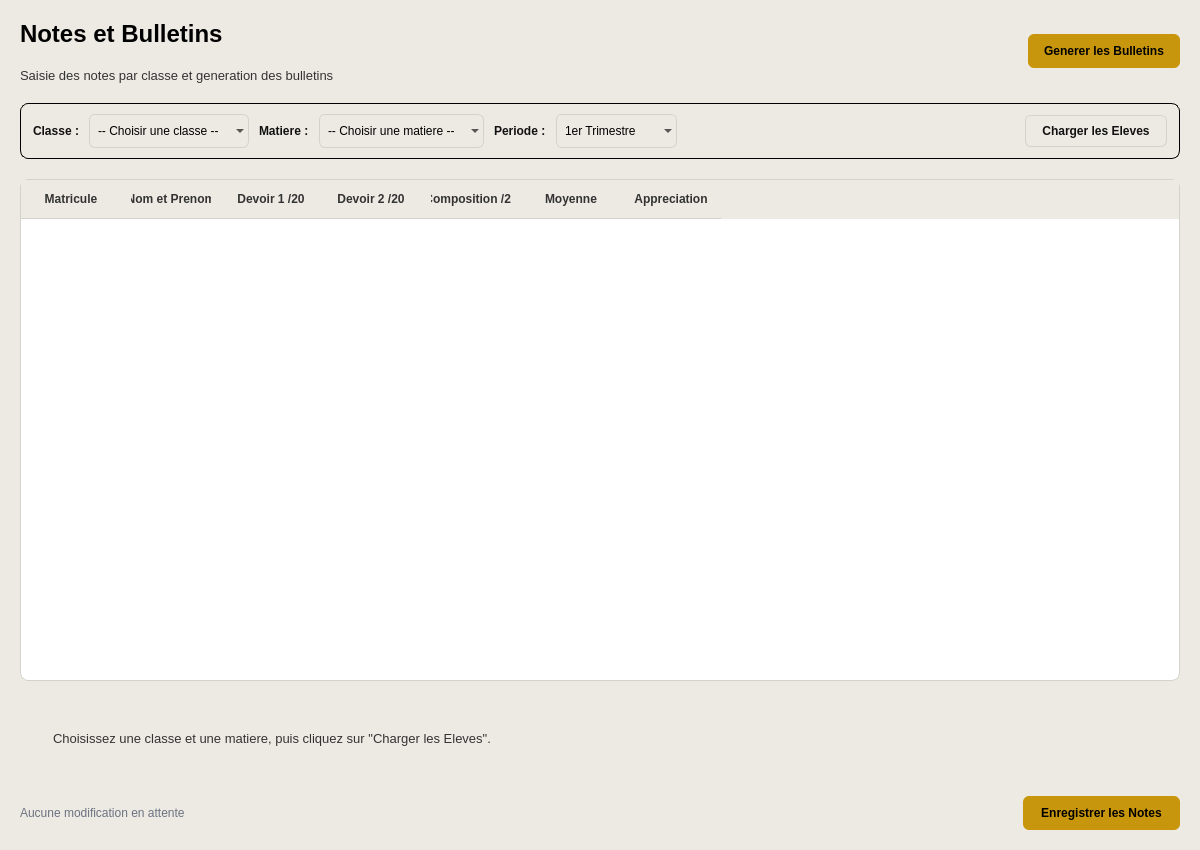
<?xml version="1.0" encoding="UTF-8"?>
<ui version="4.0">
 <class>PageNotes</class>
 <widget class="QWidget" name="PageNotes">
  <property name="geometry">
   <rect>
    <x>0</x>
    <y>0</y>
    <width>1200</width>
    <height>850</height>
   </rect>
  </property>
  <property name="windowTitle">
   <string>Notes et Bulletins</string>
  </property>
  <property name="styleSheet">
   <string>background-color: #EDEAE4; font-family: 'Segoe UI', sans-serif;</string>
  </property>
  <layout class="QVBoxLayout" name="mainLayout">
   <property name="spacing">
    <number>20</number>
   </property>
   <property name="leftMargin">
    <number>20</number>
   </property>
   <property name="topMargin">
    <number>20</number>
   </property>
   <property name="rightMargin">
    <number>20</number>
   </property>
   <property name="bottomMargin">
    <number>20</number>
   </property>
   <item>
    <layout class="QHBoxLayout" name="headerLayout">
     <item>
      <layout class="QVBoxLayout" name="titleLayout">
       <item>
        <widget class="QLabel" name="lbl_page_title">
         <property name="styleSheet">
          <string>color: #000000; font-size: 24px; font-weight: bold;</string>
         </property>
         <property name="text">
          <string>Notes et Bulletins</string>
         </property>
        </widget>
       </item>
       <item>
        <widget class="QLabel" name="lbl_page_subtitle">
         <property name="styleSheet">
          <string>color: #333333; font-size: 13px;</string>
         </property>
         <property name="text">
          <string>Saisie des notes par classe et generation des bulletins</string>
         </property>
        </widget>
       </item>
      </layout>
     </item>
     <item>
      <spacer name="headerSpacer">
       <property name="orientation">
        <enum>Qt::Horizontal</enum>
       </property>
       <property name="sizeHint" stdset="0">
        <size>
         <width>40</width>
         <height>20</height>
        </size>
       </property>
      </spacer>
     </item>
     <item>
      <widget class="QPushButton" name="btn_generer_bulletins">
       <property name="cursor">
        <cursorShape>PointingHandCursor</cursorShape>
       </property>
       <property name="styleSheet">
        <string>background-color: #C8960C; color: #000000; border: none; border-radius: 6px; padding: 10px 16px; font-weight: bold;</string>
       </property>
       <property name="text">
        <string>Generer les Bulletins</string>
       </property>
      </widget>
     </item>
    </layout>
   </item>
   <item>
    <widget class="QFrame" name="selectorBar">
     <property name="styleSheet">
      <string>background-color: transparent; color: #000000; border: 1px solid #000000; border-radius: 8px;</string>
     </property>
     <layout class="QHBoxLayout" name="selectorLayout">
      <property name="leftMargin">
       <number>12</number>
      </property>
      <property name="topMargin">
       <number>10</number>
      </property>
      <property name="rightMargin">
       <number>12</number>
      </property>
      <property name="bottomMargin">
       <number>10</number>
      </property>
      <property name="spacing">
       <number>10</number>
      </property>
      <item>
       <widget class="QLabel" name="lbl_sel_classe">
        <property name="styleSheet">
         <string>color: #111111; font-weight: bold; border: none;</string>
        </property>
        <property name="text">
         <string>Classe :</string>
        </property>
       </widget>
      </item>
      <item>
       <widget class="QComboBox" name="combo_classe">
        <property name="minimumSize">
         <size>
          <width>160</width>
          <height>0</height>
         </size>
        </property>
        <property name="styleSheet">
         <string>border: 1px solid #D5D2CB; border-radius: 6px; padding: 8px;</string>
        </property>
        <item>
         <property name="text">
          <string>-- Choisir une classe --</string>
         </property>
        </item>
       </widget>
      </item>
      <item>
       <widget class="QLabel" name="lbl_sel_matiere">
        <property name="styleSheet">
         <string>color: #111111; font-weight: bold; border: none;</string>
        </property>
        <property name="text">
         <string>Matiere :</string>
        </property>
       </widget>
      </item>
      <item>
       <widget class="QComboBox" name="combo_matiere">
        <property name="minimumSize">
         <size>
          <width>160</width>
          <height>0</height>
         </size>
        </property>
        <property name="styleSheet">
         <string>border: 1px solid #D5D2CB; border-radius: 6px; padding: 8px;</string>
        </property>
        <item>
         <property name="text">
          <string>-- Choisir une matiere --</string>
         </property>
        </item>
       </widget>
      </item>
      <item>
       <widget class="QLabel" name="lbl_sel_periode">
        <property name="styleSheet">
         <string>color: #111111; font-weight: bold; border: none;</string>
        </property>
        <property name="text">
         <string>Periode :</string>
        </property>
       </widget>
      </item>
      <item>
       <widget class="QComboBox" name="combo_periode">
        <property name="styleSheet">
         <string>border: 1px solid #D5D2CB; border-radius: 6px; padding: 8px;</string>
        </property>
        <item>
         <property name="text">
          <string>1er Trimestre</string>
         </property>
        </item>
        <item>
         <property name="text">
          <string>2eme Trimestre</string>
         </property>
        </item>
        <item>
         <property name="text">
          <string>3eme Trimestre</string>
         </property>
        </item>
       </widget>
      </item>
      <item>
       <spacer name="selectorSpacer">
        <property name="orientation">
         <enum>Qt::Horizontal</enum>
        </property>
        <property name="sizeHint" stdset="0">
         <size>
          <width>40</width>
          <height>20</height>
         </size>
        </property>
       </spacer>
      </item>
      <item>
       <widget class="QPushButton" name="btn_charger_classe">
        <property name="cursor">
         <cursorShape>PointingHandCursor</cursorShape>
        </property>
        <property name="styleSheet">
         <string>background-color: #EDEAE4; color: #111111; border: 1px solid #D5D2CB; border-radius: 6px; padding: 8px 16px; font-weight: bold;</string>
        </property>
        <property name="text">
         <string>Charger les Eleves</string>
        </property>
       </widget>
      </item>
     </layout>
    </widget>
   </item>
   <item>
    <widget class="QTableWidget" name="table_notes">
     <property name="styleSheet">
      <string>
       QTableWidget {
           background-color: #FFFFFF;
           border: 1px solid #D5D2CB;
           border-radius: 8px;
           gridline-color: #EDEAE4;
           font-size: 13px;
       }
       QHeaderView::section {
           background-color: #EDEAE4;
           color: #333333;
           font-weight: bold;
           padding: 10px;
           border: none;
           border-bottom: 1px solid #D5D2CB;
       }
       QTableWidget::item {
           padding: 0px 8px;
           border-bottom: 1px solid #EDEAE4;
       }
      </string>
     </property>
     <property name="editTriggers">
      <set>QAbstractItemView::DoubleClicked|QAbstractItemView::EditKeyPressed</set>
     </property>
     <property name="selectionBehavior">
      <enum>QAbstractItemView::SelectRows</enum>
     </property>
     <property name="alternatingRowColors">
      <bool>true</bool>
     </property>
     <property name="showGrid">
      <bool>false</bool>
     </property>
     <column>
      <property name="text">
       <string>Matricule</string>
      </property>
     </column>
     <column>
      <property name="text">
       <string>Nom et Prenom</string>
      </property>
     </column>
     <column>
      <property name="text">
       <string>Devoir 1 /20</string>
      </property>
     </column>
     <column>
      <property name="text">
       <string>Devoir 2 /20</string>
      </property>
     </column>
     <column>
      <property name="text">
       <string>Composition /20</string>
      </property>
     </column>
     <column>
      <property name="text">
       <string>Moyenne</string>
      </property>
     </column>
     <column>
      <property name="text">
       <string>Appreciation</string>
      </property>
     </column>
    </widget>
   </item>
   <item>
    <widget class="QLabel" name="lbl_empty_state_notes">
     <property name="styleSheet">
      <string>color: #333333; font-size: 13px; padding: 30px; qproperty-alignment: AlignCenter;</string>
     </property>
     <property name="text">
      <string>Choisissez une classe et une matiere, puis cliquez sur "Charger les Eleves".</string>
     </property>
     <property name="visible">
      <bool>false</bool>
     </property>
    </widget>
   </item>
   <item>
    <layout class="QHBoxLayout" name="bottomBarLayout">
     <item>
      <widget class="QLabel" name="lbl_notes_status">
       <property name="styleSheet">
        <string>color: #6b7280;</string>
       </property>
       <property name="text">
        <string>Aucune modification en attente</string>
       </property>
      </widget>
     </item>
     <item>
      <spacer name="bottomBarSpacer">
       <property name="orientation">
        <enum>Qt::Horizontal</enum>
       </property>
       <property name="sizeHint" stdset="0">
        <size>
         <width>40</width>
         <height>20</height>
        </size>
       </property>
      </spacer>
     </item>
     <item>
      <widget class="QPushButton" name="btn_save_notes">
       <property name="cursor">
        <cursorShape>PointingHandCursor</cursorShape>
       </property>
       <property name="styleSheet">
        <string>background-color: #C8960C; color: #000000; border-radius: 6px; padding: 10px 18px; font-weight: bold;</string>
       </property>
       <property name="text">
        <string>Enregistrer les Notes</string>
       </property>
      </widget>
     </item>
    </layout>
   </item>

  </layout>
 </widget>
 <resources/>
 <connections/>
</ui>
